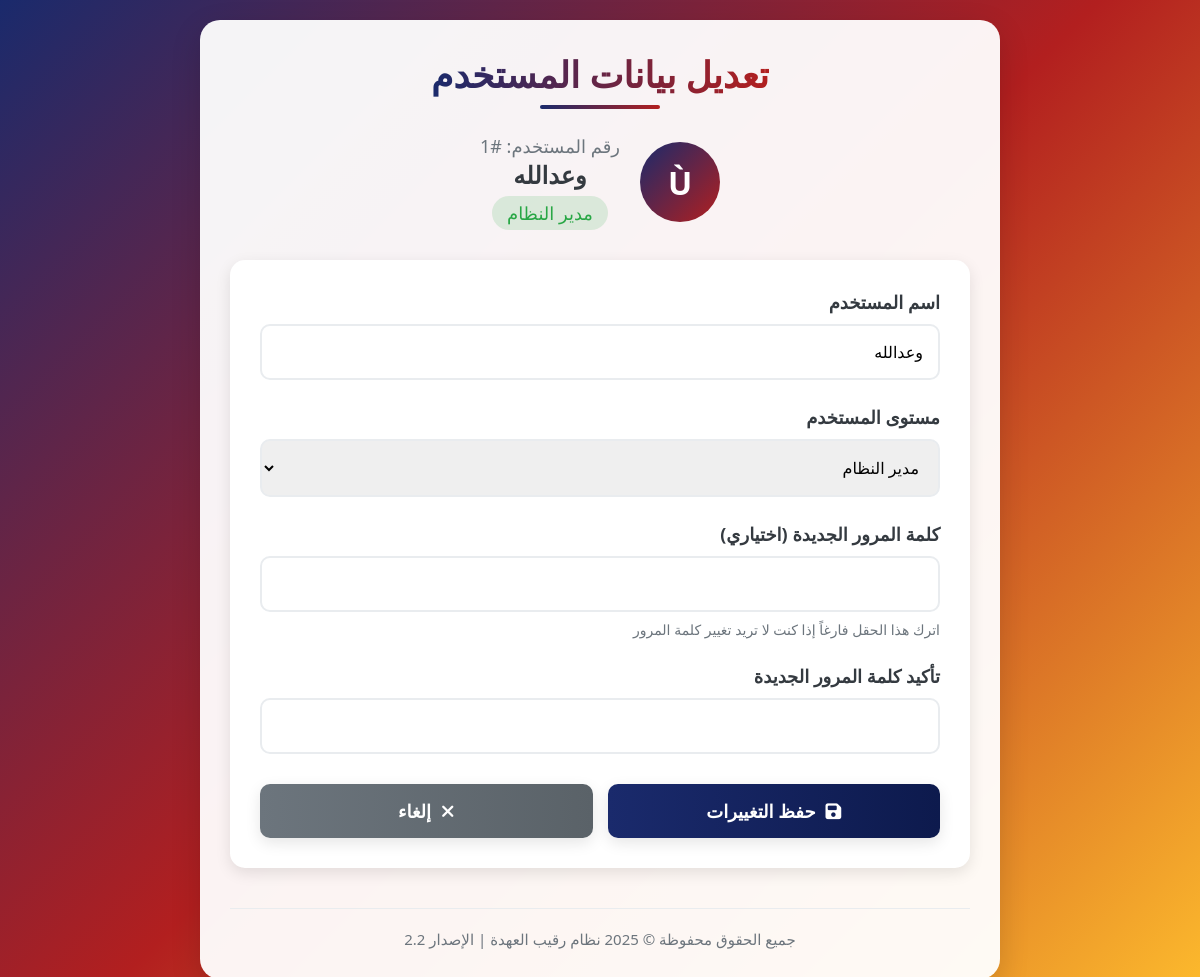
Screenshot of /edit_user.php?id=1 with the database file from the repository.
### tables this page shows
CREATE TABLE `users_tb` (
  `user_id` int(11) NOT NULL,
  `username` varchar(100) NOT NULL,
  `password` varchar(255) NOT NULL,
  `Date_Added` date NOT NULL,
  `user_level` varchar(20) NOT NULL DEFAULT 'viewer',
  `created_at` timestamp NULL DEFAULT CURRENT_TIMESTAMP,
  `last_updated` timestamp NULL DEFAULT CURRENT_TIMESTAMP ON UPDATE CURRENT_TIMESTAMP
);

### edit_user.php (the view, shortened to what this page needs)
<?php
$servername = "localhost";
$username = "root";
$password = "778838336";
$dbname = "Custody_sergeant";
$conn = new mysqli($servername, $username, $password, $dbname);
$user_id = isset($_GET['id']) ? intval($_GET['id']) : 0;
$sql = "SELECT * FROM users_tb WHERE user_id = ?";
$stmt = $conn->prepare($sql);
$stmt->bind_param("i", $user_id);
$stmt->execute();
$result = $stmt->get_result();
$user = $result->fetch_assoc();
?>
<!DOCTYPE html>
<html lang="ar" dir="rtl">
<head>
    <link rel="stylesheet" href="https://cdnjs.cloudflare.com/ajax/libs/font-awesome/6.4.0/css/all.min.css">
</head>
<body>
<div class="container">
    <div class="header">
        <h1>تعديل بيانات المستخدم</h1>
        <div class="user-info">
            <div class="user-avatar"><?= substr($user['username'], 0, 1) ?></div>
            <div class="user-details">
                <div class="user-id">رقم المستخدم: #<?= $user['user_id'] ?></div>
                <div class="user-name"><?= htmlspecialchars($user['username']) ?></div>
                <div class="user-level
                    <?= $user['user_level'] === 'admin' ? 'level-admin' :
                        ($user['user_level'] === 'editor' ? 'level-editor' : 'level-viewer') ?>">
                    <?= $user['user_level'] === 'admin' ? 'مدير النظام' :
                        ($user['user_level'] === 'editor' ? 'محرر' : 'مستخدم عادي') ?>
                </div>
            </div>
        </div>
    </div>
    <div class="edit-form">
        <form method="POST">
            <div class="form-group">
                <label for="username">اسم المستخدم</label>
                <input type="text" id="username" name="username" class="form-control"
                       value="<?= htmlspecialchars($user['username']) ?>" required>
            </div>
            <div class="form-group">
                <label for="user_level">مستوى المستخدم</label>
                <select id="user_level" name="user_level" class="form-control" required>
                    <option value="admin" <?= $user['user_level'] === 'admin' ? 'selected' : '' ?>>مدير النظام</option>
                </select>
            </div>
            <div class="form-group">
                <label for="new_password">كلمة المرور الجديدة (اختياري)</label>
                <input type="password" id="new_password" name="new_password" class="form-control">
                <p class="password-info">اترك هذا الحقل فارغاً إذا كنت لا تريد تغيير كلمة المرور</p>
            </div>
            <div class="form-group">
                <label for="confirm_password">تأكيد كلمة المرور الجديدة</label>
                <input type="password" id="confirm_password" name="confirm_password" class="form-control">
            </div>
            <div class="form-actions">
                <button type="submit" class="btn btn-primary">
                    <i class="fas fa-save"></i> حفظ التغييرات
                </button>
                <a href="users_view.php" class="btn btn-cancel">
                    <i class="fas fa-times"></i> إلغاء
                </a>
            </div>
        </form>
    </div>
    <div class="footer">
        <p>جميع الحقوق محفوظة &copy; 2025 نظام رقيب العهدة | الإصدار 2.2</p>
    </div>
</div>
</body>
</html>

### edit_user.php (style rules this page uses)
* { margin: 0; padding: 0; box-sizing: border-box; font-family: 'Segoe UI', 'Tahoma', Geneva, Verdana, sans-serif; }
:root { --primary: #1a2a6c; --primary-dark: #0d1a4d; --secondary: #b21f1f; --accent: #fdbb2d; --light: #f8f9fa; --dark: #343a40; --success: #28a745; --warning: #ffc107; --danger: #dc3545; --gray: #6c757d; --light-gray: #e9ecef; --shadow: 0 10px 30px rgba(0, 0, 0, 0.15); --card-shadow: 0 5px 15px rgba(0, 0, 0, 0.1); }
body { background: linear-gradient(135deg, #1a2a6c, #b21f1f, #fdbb2d); background-attachment: fixed; min-height: 100vh; display: flex; justify-content: center; align-items: center; padding: 20px; color: var(--dark); }
.container { width: 100%; max-width: 800px; background: rgba(255, 255, 255, 0.95); border-radius: 20px; box-shadow: var(--shadow); overflow: hidden; padding: 30px; animation: fadeIn 0.8s ease-out; }
.header { text-align: center; margin-bottom: 30px; position: relative; }
.header h1 { font-size: 36px; color: var(--primary); margin-bottom: 15px; background: linear-gradient(to right, var(--primary), var(--secondary)); -webkit-background-clip: text; -webkit-text-fill-color: transparent; position: relative; display: inline-block; }
.header h1::after { content: ''; position: absolute; bottom: -10px; left: 50%; transform: translateX(-50%); width: 120px; height: 4px; background: linear-gradient(to right, var(--primary), var(--secondary)); border-radius: 2px; }
.user-info { display: flex; align-items: center; justify-content: center; gap: 20px; margin-top: 20px; flex-wrap: wrap; }
.user-avatar { width: 80px; height: 80px; border-radius: 50%; background: linear-gradient(135deg, var(--primary), var(--secondary)); display: flex; align-items: center; justify-content: center; font-weight: bold; color: white; font-size: 32px; }
.user-details { text-align: center; }
.user-id { font-size: 18px; color: var(--gray); }
.user-name { font-size: 24px; font-weight: 700; color: var(--dark); }
.user-level { font-size: 18px; padding: 5px 15px; border-radius: 20px; margin-top: 5px; display: inline-block; }
.level-admin { background: rgba(40, 167, 69, 0.15); color: var(--success); }
.edit-form { background: white; border-radius: 15px; padding: 30px; box-shadow: var(--card-shadow); }
.form-group { margin-bottom: 25px; }
.form-group label { display: block; margin-bottom: 10px; font-weight: 600; color: var(--dark); font-size: 18px; }
.form-control { width: 100%; padding: 15px; border: 2px solid var(--light-gray); border-radius: 10px; font-size: 16px; transition: all 0.3s; }
.password-info { color: var(--gray); font-size: 14px; margin-top: 8px; }
.form-actions { display: flex; gap: 15px; margin-top: 30px; flex-wrap: wrap; }
.btn { padding: 15px 30px; border-radius: 10px; font-weight: 600; font-size: 18px; display: inline-flex; align-items: center; gap: 10px; transition: all 0.3s; text-decoration: none; border: none; cursor: pointer; box-shadow: var(--card-shadow); flex: 1; text-align: center; justify-content: center; }
.btn-primary { background: linear-gradient(to right, var(--primary), var(--primary-dark)); color: white; }
.btn-cancel { background: linear-gradient(to right, #6c757d, #5a6268); color: white; }
.footer { margin-top: 40px; text-align: center; color: var(--gray); font-size: 15px; padding-top: 20px; border-top: 1px solid var(--light-gray); }

### rows the page displays
users_tb: username "Ù", user_id "1", username "وعدالله", user_level "مدير النظام"
